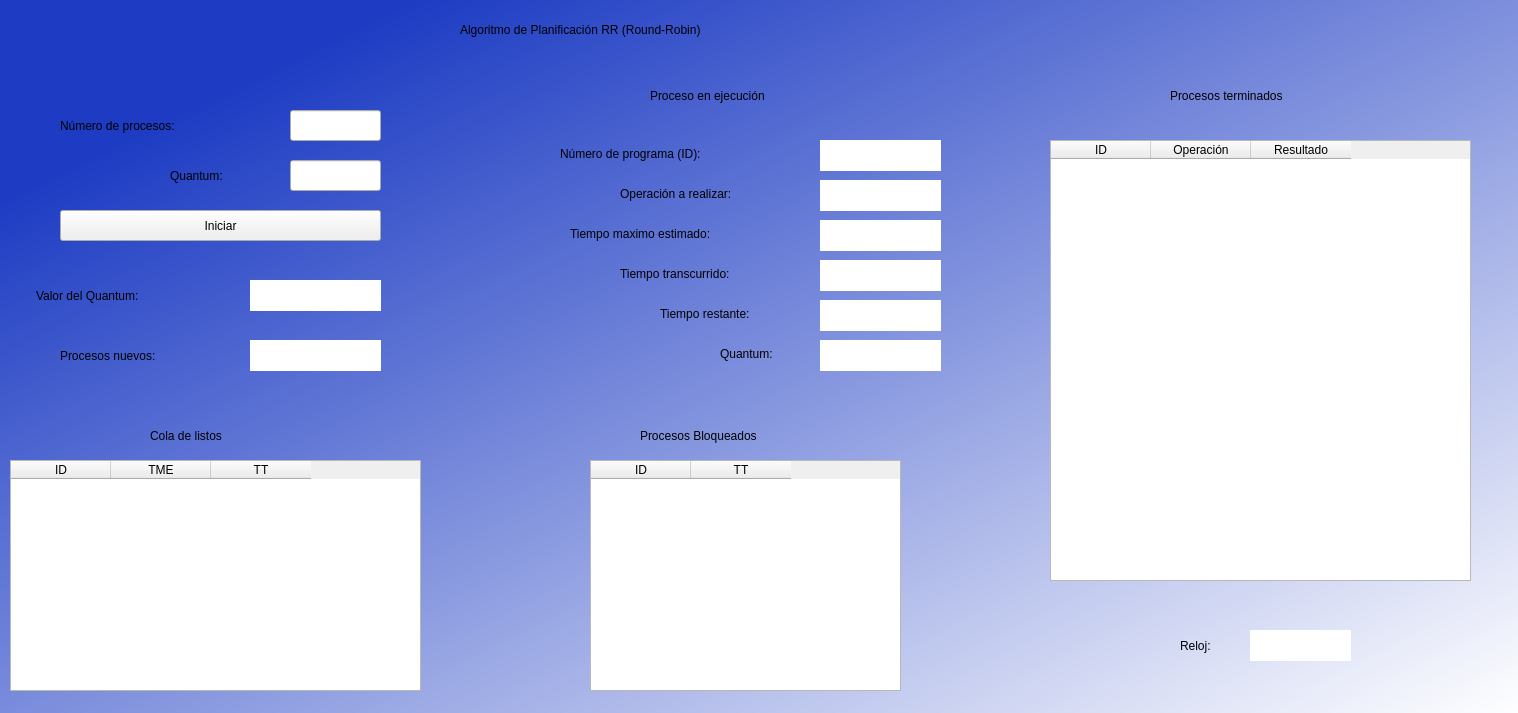
<?xml version="1.0" encoding="UTF-8"?>
<ui version="4.0">
 <class>widget</class>
 <widget class="QWidget" name="widget">
  <property name="geometry">
   <rect>
    <x>0</x>
    <y>0</y>
    <width>1518</width>
    <height>713</height>
   </rect>
  </property>
  <property name="windowTitle">
   <string>Form</string>
  </property>
  <property name="styleSheet">
   <string notr="true">QWidget#widget{
background-color:qlineargradient(spread:pad, x1:0.124, y1:0.153409, x2:1, y2:1, stop:0 rgba(29, 60, 195, 255), stop:1 rgba(255, 255, 255, 255));}</string>
  </property>
  <widget class="QLabel" name="label">
   <property name="geometry">
    <rect>
     <x>460</x>
     <y>10</y>
     <width>571</width>
     <height>40</height>
    </rect>
   </property>
   <property name="styleSheet">
    <string notr="true">font: 20pt &quot;Bahnschrift&quot;;</string>
   </property>
   <property name="text">
    <string>Algoritmo de Planificación RR (Round-Robin)</string>
   </property>
  </widget>
  <widget class="QLabel" name="label_2">
   <property name="geometry">
    <rect>
     <x>60</x>
     <y>110</y>
     <width>221</width>
     <height>31</height>
    </rect>
   </property>
   <property name="styleSheet">
    <string notr="true">font: 14pt &quot;Palatino Linotype&quot;;</string>
   </property>
   <property name="text">
    <string>Número de procesos:</string>
   </property>
  </widget>
  <widget class="QLineEdit" name="proces">
   <property name="geometry">
    <rect>
     <x>290</x>
     <y>110</y>
     <width>91</width>
     <height>31</height>
    </rect>
   </property>
   <property name="styleSheet">
    <string notr="true">font: 14pt &quot;Palatino Linotype&quot;;</string>
   </property>
   <property name="text">
    <string/>
   </property>
  </widget>
  <widget class="QPushButton" name="iniciar">
   <property name="geometry">
    <rect>
     <x>60</x>
     <y>210</y>
     <width>321</width>
     <height>31</height>
    </rect>
   </property>
   <property name="styleSheet">
    <string notr="true">font: 14pt &quot;Palatino Linotype&quot;;</string>
   </property>
   <property name="text">
    <string>Iniciar</string>
   </property>
  </widget>
  <widget class="QLabel" name="label_3">
   <property name="geometry">
    <rect>
     <x>60</x>
     <y>340</y>
     <width>177</width>
     <height>31</height>
    </rect>
   </property>
   <property name="styleSheet">
    <string notr="true">font: 14pt &quot;Palatino Linotype&quot;;</string>
   </property>
   <property name="text">
    <string>Procesos nuevos:</string>
   </property>
  </widget>
  <widget class="QLabel" name="Nuevos">
   <property name="geometry">
    <rect>
     <x>250</x>
     <y>340</y>
     <width>131</width>
     <height>31</height>
    </rect>
   </property>
   <property name="styleSheet">
    <string notr="true">font: 14pt &quot;Palatino Linotype&quot;;
background-color: rgb(255, 255, 255);</string>
   </property>
   <property name="text">
    <string/>
   </property>
  </widget>
  <widget class="QLabel" name="label_4">
   <property name="geometry">
    <rect>
     <x>150</x>
     <y>420</y>
     <width>137</width>
     <height>31</height>
    </rect>
   </property>
   <property name="styleSheet">
    <string notr="true">font: 14pt &quot;Palatino Linotype&quot;;</string>
   </property>
   <property name="text">
    <string>Cola de listos</string>
   </property>
  </widget>
  <widget class="QTableWidget" name="tablaListos">
   <property name="geometry">
    <rect>
     <x>10</x>
     <y>460</y>
     <width>411</width>
     <height>231</height>
    </rect>
   </property>
   <property name="styleSheet">
    <string notr="true">font: 10pt &quot;Palatino Linotype&quot;;</string>
   </property>
   <column>
    <property name="text">
     <string>ID</string>
    </property>
   </column>
   <column>
    <property name="text">
     <string>TME</string>
    </property>
   </column>
   <column>
    <property name="text">
     <string>TT</string>
    </property>
   </column>
  </widget>
  <widget class="QLabel" name="label_5">
   <property name="geometry">
    <rect>
     <x>650</x>
     <y>80</y>
     <width>215</width>
     <height>31</height>
    </rect>
   </property>
   <property name="styleSheet">
    <string notr="true">font: 14pt &quot;Palatino Linotype&quot;;</string>
   </property>
   <property name="text">
    <string>Proceso en ejecución</string>
   </property>
  </widget>
  <widget class="QLabel" name="label_6">
   <property name="geometry">
    <rect>
     <x>560</x>
     <y>140</y>
     <width>244</width>
     <height>27</height>
    </rect>
   </property>
   <property name="styleSheet">
    <string notr="true">font: 12pt &quot;Palatino Linotype&quot;;</string>
   </property>
   <property name="text">
    <string>Número de programa (ID):</string>
   </property>
  </widget>
  <widget class="QLabel" name="label_7">
   <property name="geometry">
    <rect>
     <x>620</x>
     <y>180</y>
     <width>187</width>
     <height>27</height>
    </rect>
   </property>
   <property name="styleSheet">
    <string notr="true">font: 12pt &quot;Palatino Linotype&quot;;</string>
   </property>
   <property name="text">
    <string>Operación a realizar:</string>
   </property>
  </widget>
  <widget class="QLabel" name="label_8">
   <property name="geometry">
    <rect>
     <x>570</x>
     <y>220</y>
     <width>239</width>
     <height>27</height>
    </rect>
   </property>
   <property name="styleSheet">
    <string notr="true">font: 12pt &quot;Palatino Linotype&quot;;</string>
   </property>
   <property name="text">
    <string>Tiempo maximo estimado:</string>
   </property>
  </widget>
  <widget class="QLabel" name="ID">
   <property name="geometry">
    <rect>
     <x>820</x>
     <y>140</y>
     <width>121</width>
     <height>31</height>
    </rect>
   </property>
   <property name="styleSheet">
    <string notr="true">font: 14pt &quot;Palatino Linotype&quot;;
background-color: rgb(255, 255, 255);</string>
   </property>
   <property name="text">
    <string/>
   </property>
  </widget>
  <widget class="QLabel" name="oper">
   <property name="geometry">
    <rect>
     <x>820</x>
     <y>180</y>
     <width>121</width>
     <height>31</height>
    </rect>
   </property>
   <property name="styleSheet">
    <string notr="true">font: 14pt &quot;Palatino Linotype&quot;;
background-color: rgb(255, 255, 255);</string>
   </property>
   <property name="text">
    <string/>
   </property>
  </widget>
  <widget class="QLabel" name="label_9">
   <property name="geometry">
    <rect>
     <x>620</x>
     <y>260</y>
     <width>191</width>
     <height>27</height>
    </rect>
   </property>
   <property name="styleSheet">
    <string notr="true">font: 12pt &quot;Palatino Linotype&quot;;</string>
   </property>
   <property name="text">
    <string>Tiempo transcurrido:</string>
   </property>
  </widget>
  <widget class="QLabel" name="label_10">
   <property name="geometry">
    <rect>
     <x>660</x>
     <y>300</y>
     <width>151</width>
     <height>27</height>
    </rect>
   </property>
   <property name="styleSheet">
    <string notr="true">font: 12pt &quot;Palatino Linotype&quot;;</string>
   </property>
   <property name="text">
    <string>Tiempo restante:</string>
   </property>
  </widget>
  <widget class="QLabel" name="tme">
   <property name="geometry">
    <rect>
     <x>820</x>
     <y>220</y>
     <width>121</width>
     <height>31</height>
    </rect>
   </property>
   <property name="styleSheet">
    <string notr="true">font: 14pt &quot;Palatino Linotype&quot;;
background-color: rgb(255, 255, 255);</string>
   </property>
   <property name="text">
    <string/>
   </property>
  </widget>
  <widget class="QLabel" name="tt">
   <property name="geometry">
    <rect>
     <x>820</x>
     <y>260</y>
     <width>121</width>
     <height>31</height>
    </rect>
   </property>
   <property name="styleSheet">
    <string notr="true">font: 14pt &quot;Palatino Linotype&quot;;
background-color: rgb(255, 255, 255);</string>
   </property>
   <property name="text">
    <string/>
   </property>
  </widget>
  <widget class="QLabel" name="tr">
   <property name="geometry">
    <rect>
     <x>820</x>
     <y>300</y>
     <width>121</width>
     <height>31</height>
    </rect>
   </property>
   <property name="styleSheet">
    <string notr="true">font: 14pt &quot;Palatino Linotype&quot;;
background-color: rgb(255, 255, 255);</string>
   </property>
   <property name="text">
    <string/>
   </property>
  </widget>
  <widget class="QLabel" name="label_11">
   <property name="geometry">
    <rect>
     <x>640</x>
     <y>420</y>
     <width>217</width>
     <height>31</height>
    </rect>
   </property>
   <property name="styleSheet">
    <string notr="true">font: 14pt &quot;Palatino Linotype&quot;;</string>
   </property>
   <property name="text">
    <string>Procesos Bloqueados</string>
   </property>
  </widget>
  <widget class="QTableWidget" name="bloqueados">
   <property name="geometry">
    <rect>
     <x>590</x>
     <y>460</y>
     <width>311</width>
     <height>231</height>
    </rect>
   </property>
   <property name="styleSheet">
    <string notr="true">font: 10pt &quot;Palatino Linotype&quot;;</string>
   </property>
   <column>
    <property name="text">
     <string>ID</string>
    </property>
   </column>
   <column>
    <property name="text">
     <string>TT</string>
    </property>
   </column>
  </widget>
  <widget class="QLabel" name="label_12">
   <property name="geometry">
    <rect>
     <x>1170</x>
     <y>80</y>
     <width>215</width>
     <height>31</height>
    </rect>
   </property>
   <property name="styleSheet">
    <string notr="true">font: 14pt &quot;Palatino Linotype&quot;;</string>
   </property>
   <property name="text">
    <string>Procesos terminados</string>
   </property>
  </widget>
  <widget class="QTableWidget" name="Terminados">
   <property name="geometry">
    <rect>
     <x>1050</x>
     <y>140</y>
     <width>421</width>
     <height>441</height>
    </rect>
   </property>
   <property name="styleSheet">
    <string notr="true">font: 10pt &quot;Palatino Linotype&quot;;</string>
   </property>
   <column>
    <property name="text">
     <string>ID</string>
    </property>
   </column>
   <column>
    <property name="text">
     <string>Operación</string>
    </property>
   </column>
   <column>
    <property name="text">
     <string>Resultado</string>
    </property>
   </column>
  </widget>
  <widget class="QLabel" name="label_13">
   <property name="geometry">
    <rect>
     <x>1180</x>
     <y>630</y>
     <width>57</width>
     <height>31</height>
    </rect>
   </property>
   <property name="styleSheet">
    <string notr="true">font: 14pt &quot;Palatino Linotype&quot;;</string>
   </property>
   <property name="text">
    <string>Reloj:</string>
   </property>
  </widget>
  <widget class="QLabel" name="reloj">
   <property name="geometry">
    <rect>
     <x>1250</x>
     <y>630</y>
     <width>101</width>
     <height>31</height>
    </rect>
   </property>
   <property name="styleSheet">
    <string notr="true">font: 14pt &quot;Palatino Linotype&quot;;
background-color: rgb(255, 255, 255);</string>
   </property>
   <property name="text">
    <string/>
   </property>
  </widget>
  <widget class="QLineEdit" name="quant">
   <property name="geometry">
    <rect>
     <x>290</x>
     <y>160</y>
     <width>91</width>
     <height>31</height>
    </rect>
   </property>
   <property name="styleSheet">
    <string notr="true">font: 14pt &quot;Palatino Linotype&quot;;</string>
   </property>
   <property name="text">
    <string/>
   </property>
  </widget>
  <widget class="QLabel" name="label_14">
   <property name="geometry">
    <rect>
     <x>170</x>
     <y>160</y>
     <width>111</width>
     <height>31</height>
    </rect>
   </property>
   <property name="styleSheet">
    <string notr="true">font: 14pt &quot;Palatino Linotype&quot;;</string>
   </property>
   <property name="text">
    <string>Quantum:</string>
   </property>
  </widget>
  <widget class="QLabel" name="label_15">
   <property name="geometry">
    <rect>
     <x>720</x>
     <y>340</y>
     <width>91</width>
     <height>27</height>
    </rect>
   </property>
   <property name="styleSheet">
    <string notr="true">font: 12pt &quot;Palatino Linotype&quot;;</string>
   </property>
   <property name="text">
    <string>Quantum:</string>
   </property>
  </widget>
  <widget class="QLabel" name="quantLab">
   <property name="geometry">
    <rect>
     <x>820</x>
     <y>340</y>
     <width>121</width>
     <height>31</height>
    </rect>
   </property>
   <property name="styleSheet">
    <string notr="true">font: 14pt &quot;Palatino Linotype&quot;;
background-color: rgb(255, 255, 255);</string>
   </property>
   <property name="text">
    <string/>
   </property>
  </widget>
  <widget class="QLabel" name="valorQuant">
   <property name="geometry">
    <rect>
     <x>250</x>
     <y>280</y>
     <width>131</width>
     <height>31</height>
    </rect>
   </property>
   <property name="styleSheet">
    <string notr="true">font: 14pt &quot;Palatino Linotype&quot;;
background-color: rgb(255, 255, 255);</string>
   </property>
   <property name="text">
    <string/>
   </property>
  </widget>
  <widget class="QLabel" name="label_16">
   <property name="geometry">
    <rect>
     <x>36</x>
     <y>280</y>
     <width>201</width>
     <height>31</height>
    </rect>
   </property>
   <property name="styleSheet">
    <string notr="true">font: 14pt &quot;Palatino Linotype&quot;;</string>
   </property>
   <property name="text">
    <string>Valor del Quantum:</string>
   </property>
  </widget>
 </widget>
 <resources/>
 <connections/>
</ui>
